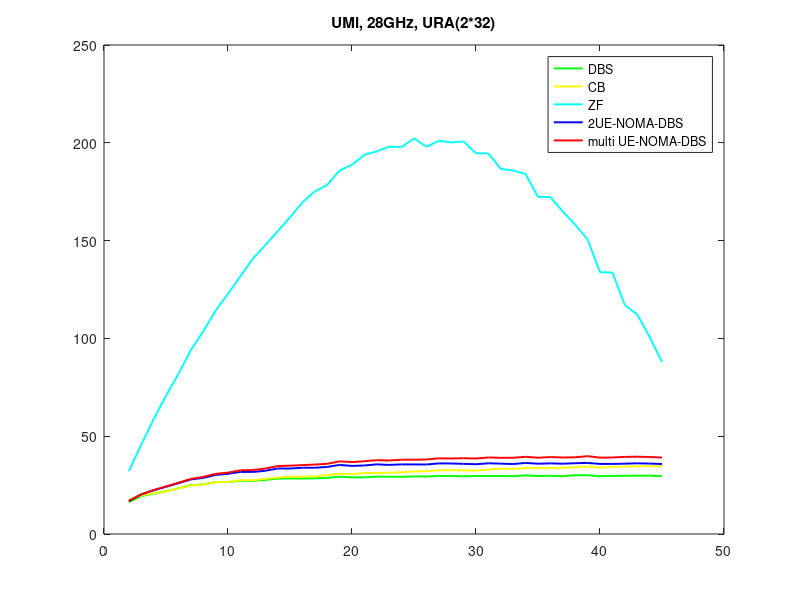
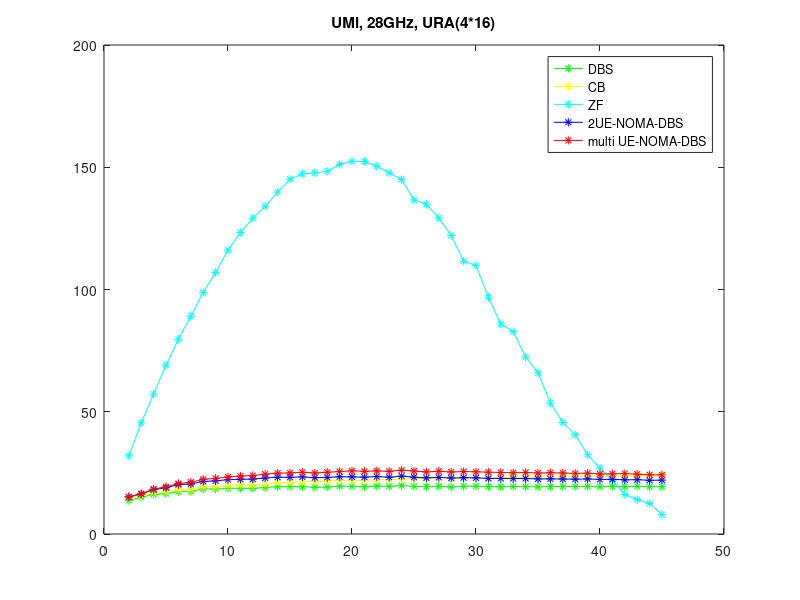
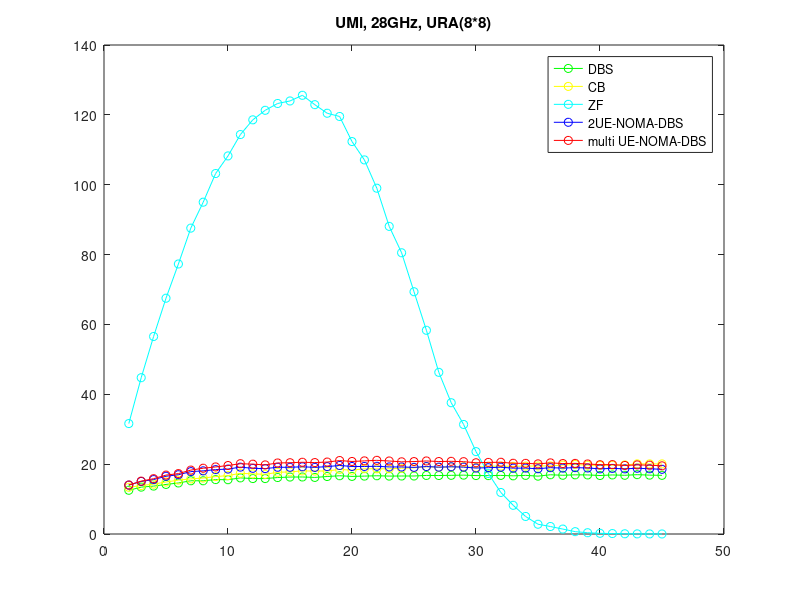

Write the MATLAB code that produced these figures, in order.
clear all; clc; close all;
load struct_nomadbs_OPT1_multiUE_FullPartialCSIUMiURA64_32Wt_500R_2_45_28f500_mult
mu=2:45;
figure
plot(mu,sumrate_DBS(mu),'g','LineWidth',1.4)
hold on 
plot(mu,sumrate_CB(mu),'y','LineWidth',1.4)
hold on
plot(mu,sumrate_ZF(mu),'c','LineWidth',1.4)
hold on
plot(mu,sumrate_dbsnoma_2UE(mu),'b','LineWidth',1.4)
hold on
plot(mu,sumrate_dbsnoma_multiUE(mu),'r','LineWidth',1.4)
legend('DBS','CB','ZF','2UE-NOMA-DBS','multi UE-NOMA-DBS')
title('UMi, 28GHz, URA(2*32)')
clear all; clc; 
load struct_nomadbs_OPT1_multiUE_FullPartialCSIUMiURA64_16Wt_500R_2_45_28f500_mult
mu=2:45;
figure
plot(mu,sumrate_DBS(mu),'g*-')
hold on 
plot(mu,sumrate_CB(mu),'y*-')
hold on 
plot(mu,sumrate_ZF(mu),'c*-')
hold on
plot(mu,sumrate_dbsnoma_2UE(mu),'b*-')
hold on
plot(mu,sumrate_dbsnoma_multiUE(mu),'r*-')
legend('DBS','CB','ZF','2UE-NOMA-DBS','multi UE-NOMA-DBS')
title('UMi, 28GHz, URA(4*16)')
clear all; clc; 
load struct_nomadbs_OPT1_multiUE_FullPartialCSIUMiURA64_8Wt_500R_2_45_28f500_mult
mu=2:45;figure
plot(mu,sumrate_DBS(mu),'go-')
hold on 
plot(mu,sumrate_CB(mu),'yo-')
hold on
plot(mu,sumrate_ZF(mu),'co-')
hold on
plot(mu,sumrate_dbsnoma_2UE(mu),'bo-')
hold on
plot(mu,sumrate_dbsnoma_multiUE(mu),'ro-')
legend('DBS','CB','ZF','2UE-NOMA-DBS','multi UE-NOMA-DBS')
title('UMi, 28GHz, URA(8*8)')